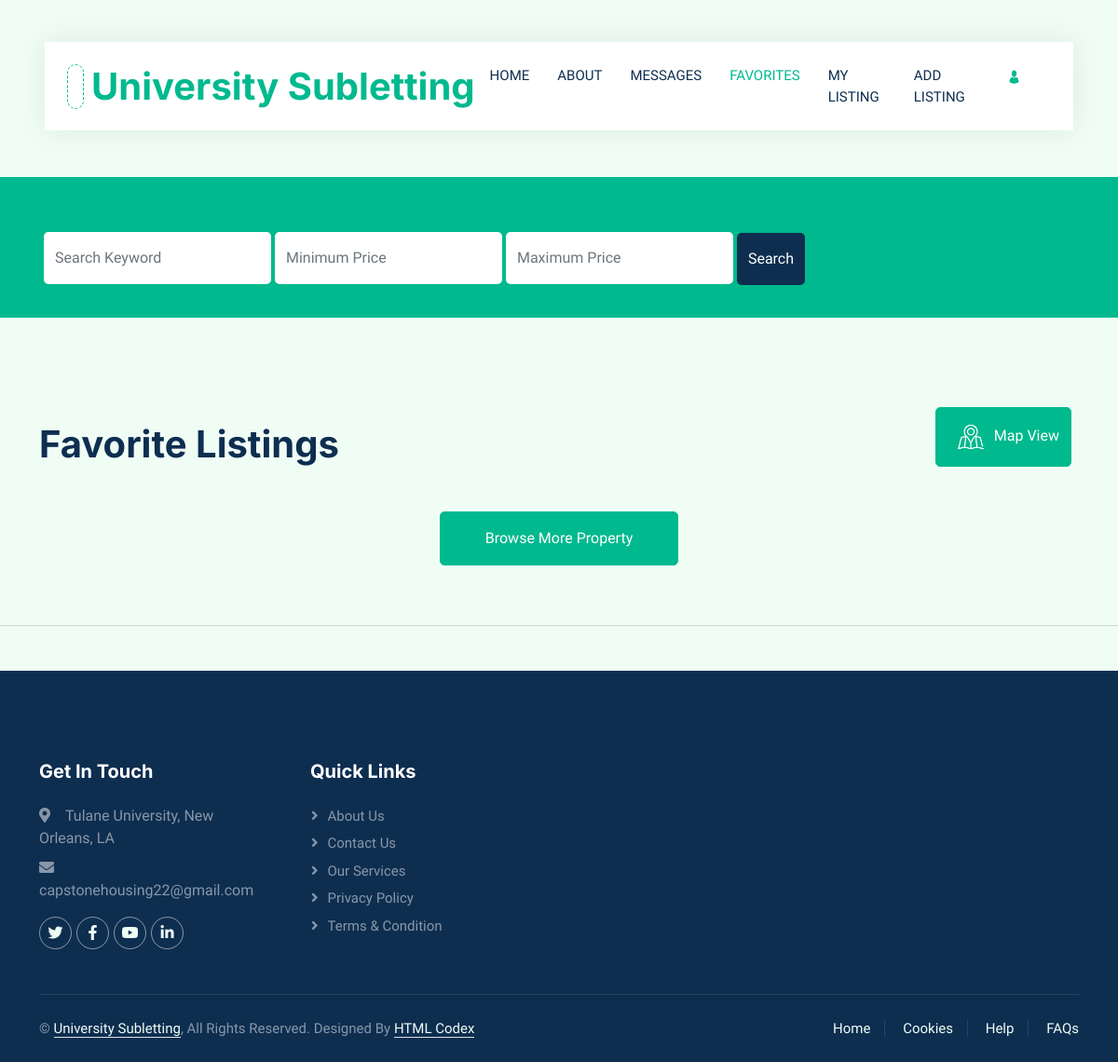
Before: /favorites/ (signed in) with the older database file.
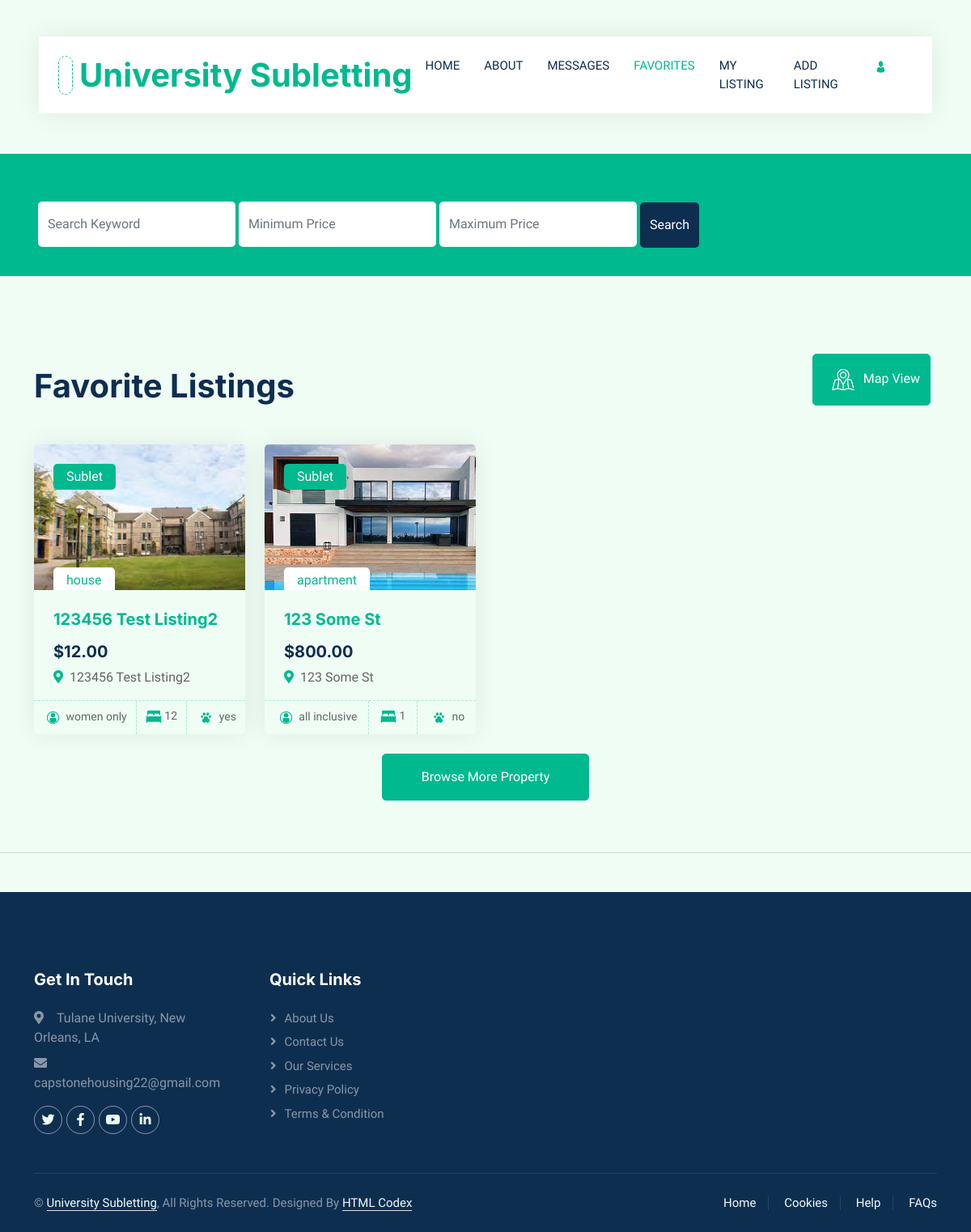
After: the same page with the newer database file.
### hello/models.py (models this page shows)
class allinformation(models.Model):
    user = models.ForeignKey(User, on_delete=models.CASCADE, null=True)
    address = models.CharField(max_length=200, blank=True, null=True)
    city = models.CharField(max_length=200, blank=True, null=True)
    zip = models.IntegerField( blank=True, null=True)
    state = models.CharField(max_length=22, blank=True, null=True)
    hometype = models.CharField(max_length=100, blank=True, null=True)
    monthlyprice = models.DecimalField(max_digits = 100, decimal_places=2, blank=True, null=True)
    securitydeposit = models.DecimalField(max_digits = 100, decimal_places=2, blank=True, null=True)
    numbertenants = models.IntegerField(blank=True, null=True)
    gender = models.CharField(max_length=20, blank=True, null=True)
    beds = models.IntegerField( blank=True, null=True)
    addrentinfo = models.CharField(max_length=300, blank=True, null=True)
    parking = models.CharField(max_length=4, blank=True, null=True)
    pets = models.CharField(max_length=4, blank=True, null=True)
    laundry = models.CharField(max_length=20, blank=True, null=True)
    addamenityinfo = models.CharField(max_length=300, blank=True, null=True)
    image = models.ImageField(upload_to="images/",default="images/image_coming_soon.png", height_field=None, width_field=None, max_length=100,blank=True, null=True)

### hello/views.py (the view)
# urls.py: path("favorites/", views.favorites, name="favorites"),
def favorites(request):
    listingid = list(Favorite.objects.filter(user=request.user).values("listing_id"))
    print("test3")
    print(listingid)
    listingnums = []
    for item in listingid:
        listingnums.append(item["listing_id"])
    favorite_listings = allinformation.objects.filter(pk__in=listingnums)
    return render(request, "hello/favorites.html", {'favorite_listings': favorite_listings})

### hello/templates/hello/favorites.html (shortened to what the changed rows need)
{% extends "hello/layout.html" %}
{% load static %}
{% block content %}
    <head>
        <link href="https://cdnjs.cloudflare.com/ajax/libs/font-awesome/5.10.0/css/all.min.css" rel="stylesheet">
        <link href="https://cdn.jsdelivr.net/npm/bootstrap-icons@1.4.1/font/bootstrap-icons.css" rel="stylesheet">
        <link href="{% static 'lib/animate/animate.min.css' %}" rel="stylesheet">
        <link href="{% static 'lib/owlcarousel/assets/owl.carousel.min.css' %}" rel="stylesheet">
        <link href="{% static 'hello/css/bootstrap.min.css' %}" rel="stylesheet">
        <link href="{% static 'hello/css/style.css' %}" rel="stylesheet">
    </head>
    <div class="container-fluid nav-bar bg-transparent">
        <nav class="navbar navbar-expand-lg bg-white navbar-light py-0 px-4">
            <a href="{% url 'home' %}" class="navbar-brand d-flex align-items-center text-center">
                <h1 class="m-0 text-primary">University Subletting</h1>
            </a>
        </nav>
    </div>
    <div class="container-xxl py-5">
        <div class="container">
            <div class="row g-0 gx-5 align-items-end">
                <div class="col-lg-6">
                    <div class="text-start mx-auto mb-5 wow slideInLeft" data-wow-delay="0.1s">
                        <h1 class="mb-3">Favorite Listings</h1>
                    </div>
                </div>
            </div>
            <div class="tab-content">
                <div id="tab-1" class="tab-pane fade show p-0 active">
                    <div class="row g-4">
                        {% for listing in favorite_listings%}
                        <div class="col-lg-3 col-md-6 wow fadeInUp" data-wow-delay="0.1s">
                            <a href="{% url 'view_listing' listing.id %}">
                                <div class="property-item rounded overflow-hidden">
                                    <div class="position-relative overflow-hidden">
                                        <img src="{{listing.image.url}}"  width="350" height="180" alt="Listing Picture">
                                        <div class="bg-primary rounded text-white position-absolute start-0 top-0 m-4 py-1 px-3">Sublet</div>
                                        <div class="bg-white rounded-top text-primary position-absolute start-0 bottom-0 mx-4 pt-1 px-3">{{listing.hometype}}</div>
                                    </div>
                                    <div class="p-4 pb-0">
                                        <h5 class="text-primary mb-3">{{listing.address}}</h5>
                                        <a class="d-block h5 mb-2" href="{% url 'view_listing' listing.id %}" id="{{listing.id}}">${{listing.monthlyprice}}</a>
                                        <p><i class="fa fa-map-marker-alt text-primary me-2"></i>{{listing.address}}</p>
                                    </div>
                                    <div class="d-flex border-top">
                                        <small class="flex-fill text-center border-end py-2"><img class="img-fluid" src="{% static 'hello/images/icon-person.png'%}" alt="Icon" style="width: 25px; height: 25px;"></img> {{listing.gender}}</small>
                                        <small class="flex-fill text-center border-end py-2"><img class="img-fluid " src="{% static 'hello/images/icon-bed.png'%}" alt="Icon" style="width: 20px; height: 20px;"></img> {{listing.beds}}</small>
                                        <small class="flex-fill text-center py-2"><img class="img-fluid" src="{% static 'hello/images/icon-pet.png'%}" alt="Icon" style="width: 25px; height: 25px;"></img> {{listing.pets}}</small>
                                    </div>
                                </div>
                            </a>
                        </div>
                        {% endfor %}
                    </div>
                </div>
            </div>
        </div>
    </div>
{% endblock %}

Changed rows visible on the page:
now on this page (row unchanged): allinformation: image (picture), hometype "house", address "123456 Test Listing2", monthlyprice "12.00", gender "women only", beds "12", pets "yes"
added allinformation: image (picture), hometype "apartment", address "123 Some St", monthlyprice "800.00", gender "all inclusive", beds "1", pets "no"
